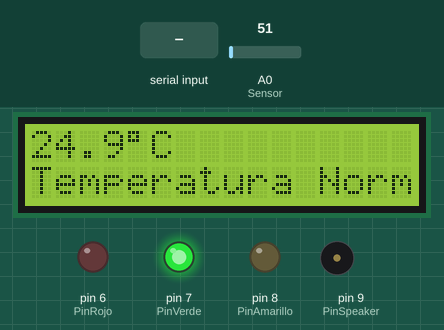
The sketch below on a simulated Arduino Uno, built with avr-gcc and run on an emulated ATmega328P. On the bench: 16×2 character LCD, output pins drawn as LEDs (lit = HIGH), buzzer (waves = sounding). The inputs (shaded band) are chosen by the test bench; at power-on: A0 (Sensor) = 51. What the sketch prints to the serial monitor is not drawn.

Above: at 3.2 s.
3.3 s: "SETMAX:\n" received over Serial
At 3.7 s:
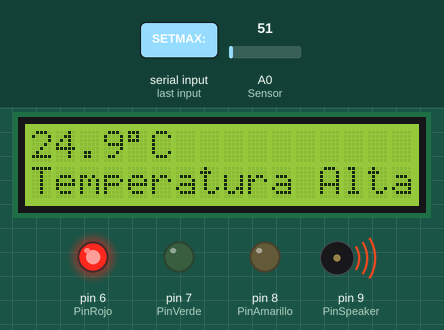
5.4 s: A0 (Sensor) set to 44
At 6.2 s:
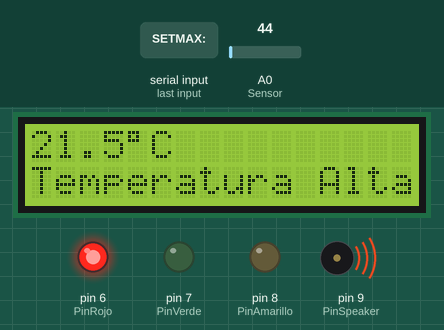
7.2 s: A0 (Sensor) set to 37
At 9.4 s:
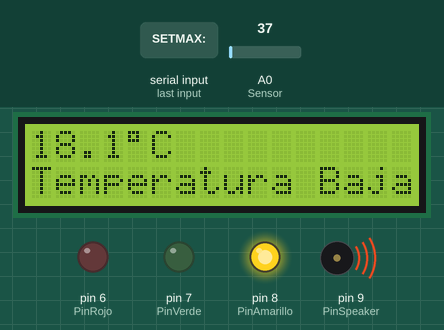
10.2 s: "SETMIN:\n" received over Serial
At 11.4 s:
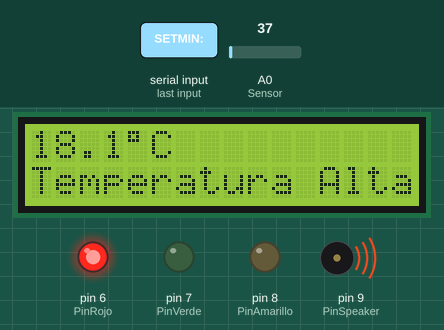
12.5 s: A0 (Sensor) set to 30
At 13.8 s:
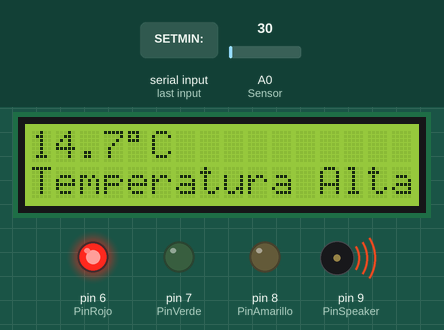
Timing chart, 0 to 15.9 s (numbered marks = the images above; inputs shaded):
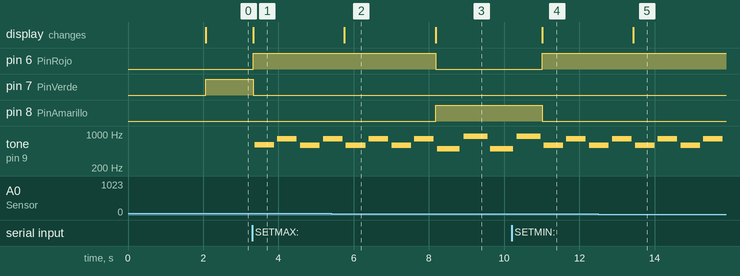

The sketch:

Codigo_arduino.ino
```cpp
#include <LiquidCrystal.h>

LiquidCrystal lcd(12, 11, 5, 4, 3, 2);

int Sensor = A0;
int PinRojo = 6;
int PinVerde = 7;
int PinAmarillo = 8;
int PinSpeaker = 9;

float Temperatura = 0;
float umbralMin = 20.0;
float umbralMax = 30.0;

unsigned long ultimoEnvio = 0;

void setup() {
  lcd.begin(16, 2);
  Serial.begin(9600);

  pinMode(PinVerde, OUTPUT);
  pinMode(PinRojo, OUTPUT);
  pinMode(PinAmarillo, OUTPUT);
  pinMode(PinSpeaker, OUTPUT);

  digitalWrite(PinAmarillo, LOW);
  digitalWrite(PinRojo, LOW);
  digitalWrite(PinVerde, LOW);

  lcd.print("Sensor LM35");
  lcd.setCursor(0, 1);
  lcd.print("Listo");
  delay(2000);
  lcd.clear();
}

void loop() {
  if (Serial.available() > 0) {
    String comando = Serial.readStringUntil('\n');

    if (comando.startsWith("SETMIN:")) {
      umbralMin = comando.substring(7).toFloat();
      Serial.println("Umbral Min Actualizado");
    } else if (comando.startsWith("SETMAX:")) {
      umbralMax = comando.substring(7).toFloat();
      Serial.println("Umbral Max Actualizado");
    }
  }

  int ValorSensor = analogRead(Sensor);
  float voltaje = ValorSensor * (5.0 / 1023.0);
  Temperatura = voltaje * 100.0;

  lcd.setCursor(0, 0);
  lcd.print(Temperatura, 1);
  lcd.print((char)223);
  lcd.print("C   ");

  if (Temperatura < umbralMin) {
    lcd.setCursor(0, 1);
    lcd.print("Temperatura Baja ");
    digitalWrite(PinAmarillo, HIGH);
    digitalWrite(PinVerde, LOW);
    digitalWrite(PinRojo, LOW);
    playTone(600, 500); delay(100); playTone(600, 900); delay(100);
  } else if (Temperatura > umbralMax) {
    lcd.setCursor(0, 1);
    lcd.print("Temperatura Alta ");
    digitalWrite(PinAmarillo, LOW);
    digitalWrite(PinVerde, LOW);
    digitalWrite(PinRojo, HIGH);
    playTone(500, 600); delay(100); playTone(500, 800); delay(100);
  } else {
    lcd.setCursor(0, 1);
    lcd.print("Temperatura Normal");
    digitalWrite(PinAmarillo, LOW);
    digitalWrite(PinVerde, HIGH);
    digitalWrite(PinRojo, LOW);
    playTone(0, 0); delay(100);
  }

  if (millis() - ultimoEnvio > 1000) {  // Cada 1 segundo envía datos
    Serial.print("TEMP:");
    Serial.println(Temperatura);
    Serial.print("UMBRALMIN:");
    Serial.println(umbralMin);
    Serial.print("UMBRALMAX:");
    Serial.println(umbralMax);
    ultimoEnvio = millis();
  }
}

void playTone(long duracion, int frecuencia) {
  duracion *= 1000;
  int periodo = (frecuencia > 0) ? (1000000 / frecuencia) : 0;
  long lapso = 0;

  if (frecuencia == 0) {
    digitalWrite(PinSpeaker, LOW);
    return;
  }

  while (lapso < duracion) {
    digitalWrite(PinSpeaker, HIGH);
    delayMicroseconds(periodo / 2);
    digitalWrite(PinSpeaker, LOW);
    delayMicroseconds(periodo / 2);
    lapso += periodo;
  }
}
```

Measured:
- the behaviour switches between 41 and 40 on A0 (Sensor) (found by bisection; images 2 and 3)
- after the input at 3.3 s, pin 6 (PinRojo): LOW → HIGH at once; pin 7 (PinVerde): HIGH → LOW at once; tone on pin 9 (PinSpeaker): plays 595 Hz for 0.52 s, 794 Hz for 0.52 s, 593 Hz for 0.52 s, 794 Hz for 0.21 s, starting after 0.07 s; the display: changes at once (image 1)
- after the input at 5.4 s, the display: changes after 0.35 s (image 2)
- after the input at 7.2 s, pin 6 (PinRojo): HIGH → LOW after 0.98 s; pin 8 (PinAmarillo): LOW → HIGH after 0.98 s; the display: changes after 0.98 s (image 3)
- after the input at 10.2 s, pin 6 (PinRojo): LOW → HIGH after 0.81 s; pin 8 (PinAmarillo): HIGH → LOW after 0.81 s; the display: changes after 0.81 s (image 4)
- after the input at 12.5 s, the display: changes after 0.94 s (image 5)
